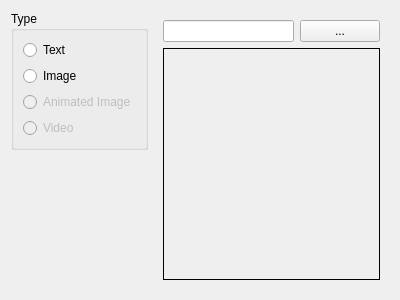
<?xml version="1.0" encoding="UTF-8"?>
<ui version="4.0">
 <class>GGEditContentElementWidget</class>
 <widget class="QWidget" name="GGEditContentElementWidget">
  <property name="geometry">
   <rect>
    <x>0</x>
    <y>0</y>
    <width>400</width>
    <height>300</height>
   </rect>
  </property>
  <property name="windowTitle">
   <string>Form</string>
  </property>
  <layout class="QHBoxLayout" name="horizontalLayout">
   <item>
    <layout class="QVBoxLayout" name="verticalLayout_2">
     <item>
      <widget class="QGroupBox" name="groupBox">
       <property name="title">
        <string>Type</string>
       </property>
       <layout class="QVBoxLayout" name="verticalLayout">
        <item>
         <widget class="QRadioButton" name="radText">
          <property name="text">
           <string>Text</string>
          </property>
         </widget>
        </item>
        <item>
         <widget class="QRadioButton" name="radImg">
          <property name="text">
           <string>Image</string>
          </property>
         </widget>
        </item>
        <item>
         <widget class="QRadioButton" name="radAnim">
          <property name="enabled">
           <bool>false</bool>
          </property>
          <property name="text">
           <string>Animated Image</string>
          </property>
         </widget>
        </item>
        <item>
         <widget class="QRadioButton" name="radVideo">
          <property name="enabled">
           <bool>false</bool>
          </property>
          <property name="text">
           <string>Video</string>
          </property>
         </widget>
        </item>
       </layout>
      </widget>
     </item>
     <item>
      <spacer name="verticalSpacer">
       <property name="orientation">
        <enum>Qt::Vertical</enum>
       </property>
       <property name="sizeHint" stdset="0">
        <size>
         <width>20</width>
         <height>40</height>
        </size>
       </property>
      </spacer>
     </item>
    </layout>
   </item>
   <item>
    <widget class="QStackedWidget" name="stkPages">
     <property name="currentIndex">
      <number>1</number>
     </property>
     <widget class="QWidget" name="pageText">
      <layout class="QVBoxLayout" name="verticalLayout_4">
       <property name="leftMargin">
        <number>0</number>
       </property>
       <property name="topMargin">
        <number>0</number>
       </property>
       <property name="rightMargin">
        <number>0</number>
       </property>
       <property name="bottomMargin">
        <number>0</number>
       </property>
       <item>
        <widget class="QTextEdit" name="txtText"/>
       </item>
      </layout>
     </widget>
     <widget class="QWidget" name="pageImage">
      <layout class="QVBoxLayout" name="verticalLayout_3">
       <item>
        <layout class="QHBoxLayout" name="horizontalLayout_2" stretch="1,0">
         <item>
          <widget class="QLineEdit" name="txtPathImage">
           <property name="readOnly">
            <bool>true</bool>
           </property>
          </widget>
         </item>
         <item>
          <widget class="QPushButton" name="btnBrowseImage">
           <property name="text">
            <string>...</string>
           </property>
          </widget>
         </item>
        </layout>
       </item>
       <item>
        <widget class="QScrollArea" name="scrollArea">
         <property name="frameShape">
          <enum>QFrame::Box</enum>
         </property>
         <property name="frameShadow">
          <enum>QFrame::Plain</enum>
         </property>
         <property name="widgetResizable">
          <bool>true</bool>
         </property>
         <widget class="QWidget" name="scrollAreaWidgetContents">
          <property name="geometry">
           <rect>
            <x>0</x>
            <y>0</y>
            <width>233</width>
            <height>231</height>
           </rect>
          </property>
          <layout class="QHBoxLayout" name="horizontalLayout_3">
           <item>
            <widget class="QLabel" name="lblPreviewImage">
             <property name="frameShape">
              <enum>QFrame::NoFrame</enum>
             </property>
             <property name="text">
              <string notr="true"/>
             </property>
            </widget>
           </item>
          </layout>
         </widget>
        </widget>
       </item>
      </layout>
     </widget>
    </widget>
   </item>
  </layout>
 </widget>
 <resources/>
 <connections>
  <connection>
   <sender>radText</sender>
   <signal>toggled(bool)</signal>
   <receiver>GGEditContentElementWidget</receiver>
   <slot>changePage()</slot>
   <hints>
    <hint type="sourcelabel">
     <x>56</x>
     <y>45</y>
    </hint>
    <hint type="destinationlabel">
     <x>71</x>
     <y>-13</y>
    </hint>
   </hints>
  </connection>
  <connection>
   <sender>radImg</sender>
   <signal>toggled(bool)</signal>
   <receiver>GGEditContentElementWidget</receiver>
   <slot>changePage()</slot>
   <hints>
    <hint type="sourcelabel">
     <x>99</x>
     <y>59</y>
    </hint>
    <hint type="destinationlabel">
     <x>117</x>
     <y>-4</y>
    </hint>
   </hints>
  </connection>
  <connection>
   <sender>radAnim</sender>
   <signal>toggled(bool)</signal>
   <receiver>GGEditContentElementWidget</receiver>
   <slot>changePage()</slot>
   <hints>
    <hint type="sourcelabel">
     <x>40</x>
     <y>89</y>
    </hint>
    <hint type="destinationlabel">
     <x>46</x>
     <y>6</y>
    </hint>
   </hints>
  </connection>
  <connection>
   <sender>radVideo</sender>
   <signal>toggled(bool)</signal>
   <receiver>GGEditContentElementWidget</receiver>
   <slot>changePage()</slot>
   <hints>
    <hint type="sourcelabel">
     <x>29</x>
     <y>108</y>
    </hint>
    <hint type="destinationlabel">
     <x>31</x>
     <y>3</y>
    </hint>
   </hints>
  </connection>
 </connections>
 <slots>
  <slot>loadPreviewImage()</slot>
  <slot>changePage()</slot>
 </slots>
</ui>
